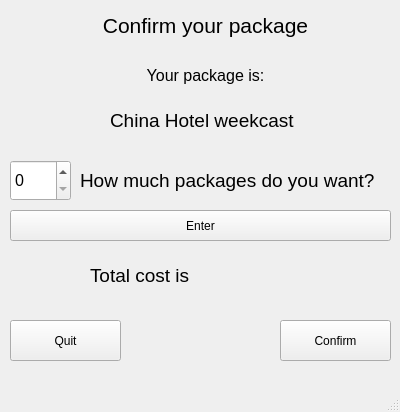
<?xml version="1.0" encoding="UTF-8"?>
<ui version="4.0">
 <class>Confirm_package</class>
 <widget class="QMainWindow" name="Confirm_package">
  <property name="geometry">
   <rect>
    <x>0</x>
    <y>0</y>
    <width>400</width>
    <height>412</height>
   </rect>
  </property>
  <property name="windowTitle">
   <string>MainWindow</string>
  </property>
  <widget class="QWidget" name="centralwidget">
   <widget class="QLabel" name="label">
    <property name="geometry">
     <rect>
      <x>0</x>
      <y>0</y>
      <width>411</width>
      <height>51</height>
     </rect>
    </property>
    <property name="text">
     <string>&lt;html&gt;&lt;head/&gt;&lt;body&gt;&lt;p align=&quot;center&quot;&gt;&lt;span style=&quot; font-size:16pt;&quot;&gt;Confirm your package&lt;/span&gt;&lt;/p&gt;&lt;/body&gt;&lt;/html&gt;</string>
    </property>
   </widget>
   <widget class="QLabel" name="label_2">
    <property name="geometry">
     <rect>
      <x>110</x>
      <y>90</y>
      <width>291</width>
      <height>61</height>
     </rect>
    </property>
    <property name="font">
     <font>
      <pointsize>14</pointsize>
     </font>
    </property>
    <property name="text">
     <string>China Hotel weekcast</string>
    </property>
   </widget>
   <widget class="QLabel" name="label_3">
    <property name="geometry">
     <rect>
      <x>0</x>
      <y>50</y>
      <width>411</width>
      <height>51</height>
     </rect>
    </property>
    <property name="text">
     <string>&lt;html&gt;&lt;head/&gt;&lt;body&gt;&lt;p align=&quot;center&quot;&gt;&lt;span style=&quot; font-size:12pt;&quot;&gt;Your package is:&lt;/span&gt;&lt;/p&gt;&lt;/body&gt;&lt;/html&gt;</string>
    </property>
   </widget>
   <widget class="QSpinBox" name="spinBox">
    <property name="geometry">
     <rect>
      <x>10</x>
      <y>160</y>
      <width>61</width>
      <height>41</height>
     </rect>
    </property>
    <property name="font">
     <font>
      <pointsize>12</pointsize>
     </font>
    </property>
   </widget>
   <widget class="QLabel" name="label_4">
    <property name="geometry">
     <rect>
      <x>80</x>
      <y>160</y>
      <width>391</width>
      <height>41</height>
     </rect>
    </property>
    <property name="font">
     <font>
      <pointsize>14</pointsize>
     </font>
    </property>
    <property name="text">
     <string>How much packages do you want?</string>
    </property>
   </widget>
   <widget class="QPushButton" name="Quit_button">
    <property name="geometry">
     <rect>
      <x>10</x>
      <y>320</y>
      <width>111</width>
      <height>41</height>
     </rect>
    </property>
    <property name="text">
     <string>Quit</string>
    </property>
   </widget>
   <widget class="QPushButton" name="Comfirm_button">
    <property name="geometry">
     <rect>
      <x>280</x>
      <y>320</y>
      <width>111</width>
      <height>41</height>
     </rect>
    </property>
    <property name="text">
     <string>Confirm</string>
    </property>
   </widget>
   <widget class="QPushButton" name="Enter_button">
    <property name="geometry">
     <rect>
      <x>10</x>
      <y>210</y>
      <width>381</width>
      <height>31</height>
     </rect>
    </property>
    <property name="text">
     <string>Enter</string>
    </property>
   </widget>
   <widget class="QLabel" name="label_5">
    <property name="geometry">
     <rect>
      <x>90</x>
      <y>260</y>
      <width>301</width>
      <height>31</height>
     </rect>
    </property>
    <property name="font">
     <font>
      <pointsize>14</pointsize>
     </font>
    </property>
    <property name="text">
     <string>Total cost is</string>
    </property>
   </widget>
  </widget>
  <widget class="QMenuBar" name="menubar">
   <property name="geometry">
    <rect>
     <x>0</x>
     <y>0</y>
     <width>400</width>
     <height>22</height>
    </rect>
   </property>
  </widget>
  <widget class="QStatusBar" name="statusbar"/>
 </widget>
 <resources/>
 <connections/>
</ui>
